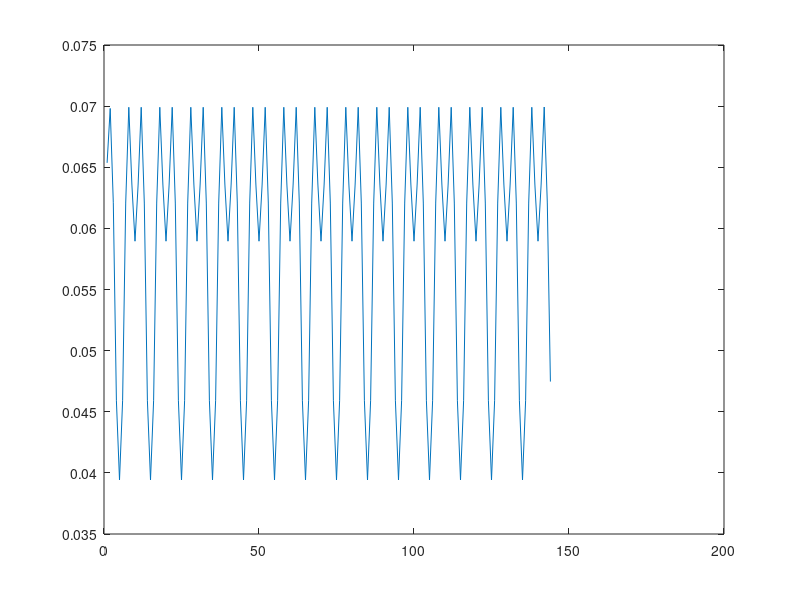

This figure's MATLAB source:
%
% {A,T,C,G} = {1,2,3,4]

First_Enzyme = 3
Second_Enzyme = 4

phi=0
N=147;
Gamma = 4.46;
Theta_Twist = 35.575;


Theta_Tilt_Array = [-1.4,0.0,-0.1,-1.7;0.0,1.4,1.5,-0.5;0.5,1.7,0.1,0.0;-1.5,0.1,0.0,-0.1];
K_Tilt_Array = [0.100,0.166,0.111,0.149;0.148,0.100,0.087,0.082;0.082,0.149,0.119,0.068;0.087,0.111,0.082,0.119];
Theta_Roll_Array = [0.7,1.1,0.7,4.5;3.3,0.7,1.9,4.7;4.7,4.5,3.6,5.4;1.9,0.7,0.3,3.6];
K_Roll_Array = [0.049,0.055,0.080,0.096;0.029,0.049,0.046,0.048;0.048,0.096,0.064,0.050;0.046,0.080,0.082,0.064];

Geometric_Properties = Theta_Tilt_Array;
Geometric_Properties(:,:,2) = K_Tilt_Array;
Geometric_Properties(:,:,3) = Theta_Roll_Array;
Geometric_Properties(:,:,4) = K_Roll_Array;

Geometric_Properties(2,3,2)
%Geometric_Properties(a,b,c)   %a is first index, b is second (ab = 11 =AA, 34 = CG, 
%c is [1,2,3,4] = [theta_tilt,K_tilt,Theta_Roll,K_Roll]



%Theta_Tilt = Gamma*sin(2*pi*n/10 - phi)
%Theta_roll = Gamma*cos(2*pi*n/10 - phi)

%Energy^n(N^n N^(n+1)) = E_tilt^n(N^n N^(n+1)) + E_roll^n(N^n N^(n+1))

%E_tilt^n(N^n N^(n+1)) = 0.5* K_tilt(N^nN^(n+1) [Theta_tilt^n - %Theta_tilt(N^nN^(n+1))]^2

%T^n_GC = exp^(-Beta E^n(GC))

%Making the transfer matrices
Transfer_Matrices = zeros(4);
for i=0:N-2
    Transfer_Matrices(:,:,i+1) = [0,0,0,0;0,0,0,0;0,0,0,0;0,0,0,0];
    for j=1:4 %Loop over first index
        for k=1:4 %Second index
            E_Tilt = 0.5*Geometric_Properties(j,k,2)*(Gamma*sin(2*pi*i/10-phi)-Geometric_Properties(j,k,1))^2;
            E_Roll = 0.5*Geometric_Properties(j,k,4)*(Gamma*cos(2*pi*i/10-phi)-Geometric_Properties(j,k,3))^2;
            Transfer_Matrices(j,k,i+1) = exp(-(E_Tilt + E_Roll));
        end
    end   
end

Z_function = Transfer_Matrices(:,:,1);
for i=1:N-2
    Z_function
    Transfer_Matrices(:,:,i+1)
    Z_function = Z_function*Transfer_Matrices(:,:,i+1);
    
end

Z = sum(sum(Z_function))


Sum_Z = 0
for i=1:4
   for j=1:4
       Z_Twee = Transfer_Matrices(:,:,2);
       Low = Transfer_Matrices(i,:,1);
       High = Transfer_Matrices(:,j,N-1);
       for k=3:N-2
           Z_Twee = Z_Twee*Transfer_Matrices(:,:,k);
       end
       Sum_Z = Sum_Z + Low * Z_Twee * High;
   end
end


Probabilities = zeros(1,N-1);


for i=1:N-1
    Lower_Matrix = zeros(4);
    Higher_Matrix = zeros(4);

    if i==1
        1+1;
    elseif i ==N-1
        1+2;
    else 
        
        Lower_Matrix = Transfer_Matrices(:,:,1);
        for k = 2:i-1
            Lower_Matrix = Lower_Matrix*Transfer_Matrices(:,:,k);
        end
        Higher_Matrix = Transfer_Matrices(:,:,i+1);
        for k =i+2:N-1

            Higher_Matrix = Higher_Matrix*Transfer_Matrices(:,:,k);
        end
        Transfer_Matrices(:,:,N-1)
        SumValues = 0;
        for m=1:4
            for n=1:4
                if i==3
                    1+1;
                end
                Lower_Matrix(m,First_Enzyme)
                Transfer_Matrices(First_Enzyme,Second_Enzyme,i)
                Higher_Matrix(Second_Enzyme,n)
                SumValues = SumValues + Lower_Matrix(m,First_Enzyme)*Transfer_Matrices(First_Enzyme,Second_Enzyme,i)*Higher_Matrix(Second_Enzyme,n);
            end
        end
        Probabilities(i) = SumValues/Z;
    end     
end

plot(Probabilities(2:N-2))

